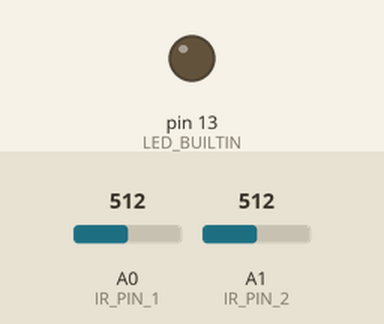
The sketch below on a simulated Arduino Uno, built with avr-gcc and run on an emulated ATmega328P. On the bench: output pins drawn as LEDs (lit = HIGH). Inputs (shaded band) come from the test bench; at power-on: A0 (IR_PIN_1) = 512, A1 (IR_PIN_2) = 512. The modem accepts every AT command (registered, SIM ready, sends succeed) and sends nothing else.

Above: at 0.1 s.
At 1.1 s:
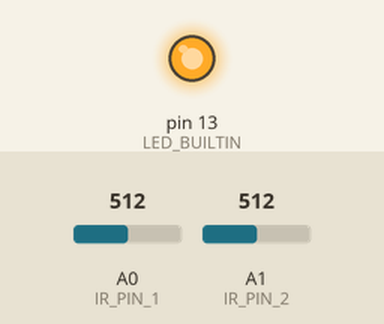
Timing chart, 0 to 2.6 s (numbered marks = the images above):
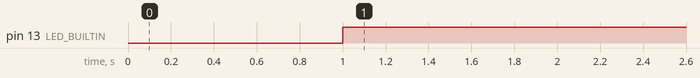

Measured:
- by itself, pin 13 (LED_BUILTIN): LOW → HIGH at 1.0 s

The sketch:

SIM900A_IR.ino
```cpp
#include <SoftwareSerial.h>

SoftwareSerial sim900A(9, 10); // RX, TX

#define IR_PIN_1 A0  // Analog pin for IR sensor 1
#define IR_PIN_2 A1  // Analog pin for IR sensor 2

void setup() {
  pinMode(LED_BUILTIN, OUTPUT);
  Serial.begin(9600);
  sim900A.begin(9600); // Corrected to sim900A
  delay(1000);
}

void loop() {
  int irValue1 = analogRead(IR_PIN_1);
  int irValue2 = analogRead(IR_PIN_2);

  if (irValue1 > 500 || irValue2 > 500) { // Adjust threshold value as per your IR sensor's sensitivity
    digitalWrite(LED_BUILTIN, HIGH); // Turn on built-in LED
    Message();
    delay(5000); // Delay to avoid multiple triggers
  } else {
    digitalWrite(LED_BUILTIN, LOW); // Turn off built-in LED
  }
}

void Message() {
  sim900A.println("AT+CMGF=1");    //Sets the GSM Module in Text Mode
  delay(1000);  // Delay of 1 second
  sim900A.println("AT+CMGS=\"+918220740768\""); // Replace with recipient's mobile number
  delay(1000);
  sim900A.print("Motion Detected"); // The SMS text you want to send
  sim900A.write(26); // ASCII code of CTRL+Z
  delay(1000); // Wait for the "OK" response
}
```
